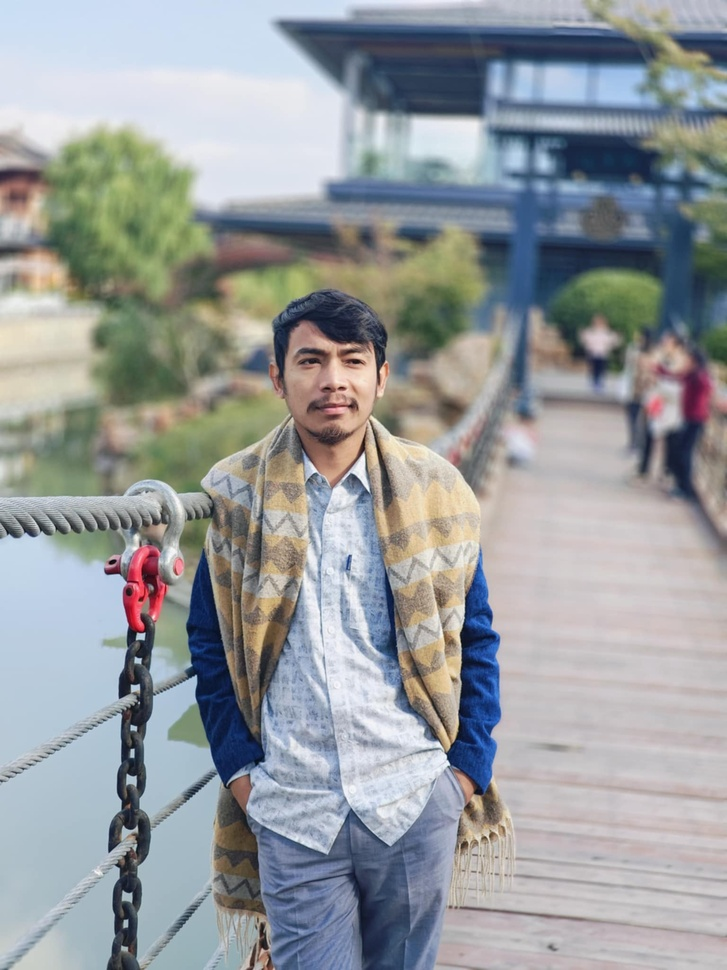
#> input picture binesh.jpg, 727 x 970 px, shrunk from 1536 x 2048 before the run
$ jupyter execute --allow-errors face_detection.ipynb
#> lines starting #> are read from the running program, lines starting #| are printed output that depends on the picture
[cell 1]
import cv2
import matplotlib.pyplot as plt

[cell 2]
# Load the image
img_path = 'binesh.jpg'  # Replace with your image file path
img = cv2.imread(img_path)
#> img is the input picture: shape (970, 727, 3); mean B, G, R 157.7, 155.2, 150.8

# Convert the image from BGR to RGB (OpenCV loads images in BGR by default)
img_rgb = cv2.cvtColor(img, cv2.COLOR_BGR2RGB)
#> `gray = cv2.cvtColor(img, cv2.COLOR_BGR2GRAY)`:
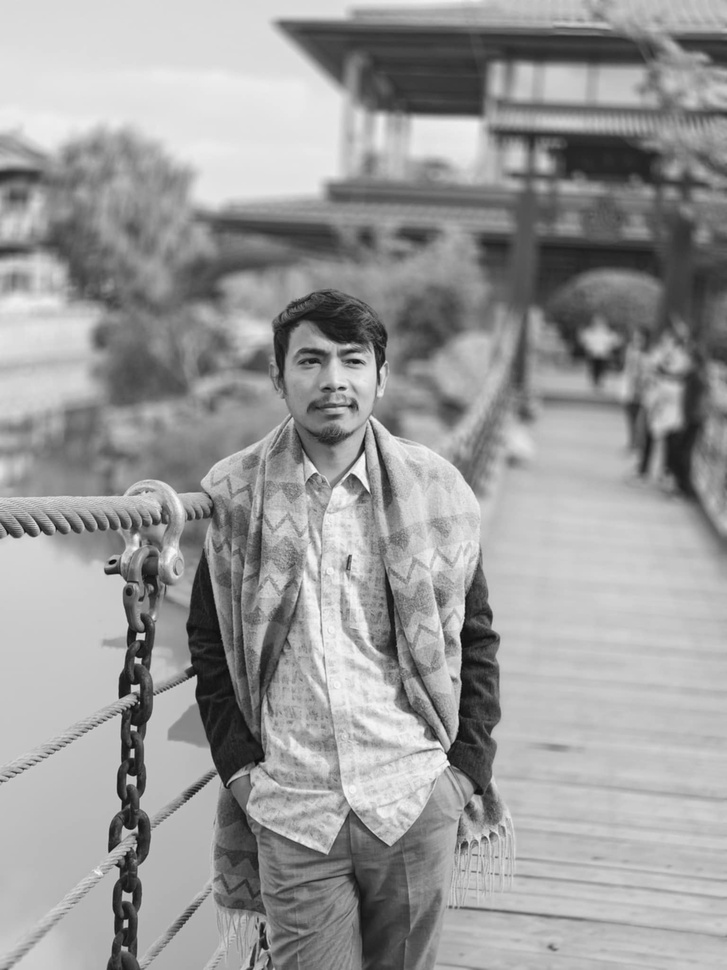
#> gray: shape (970, 727); min 5, max 251, mean 154.2
#> `haar_faces = face_cascade.detectMultiScale(gray, scaleFactor=1.05, min..`: haar_faces = [[585, 324, 27, 27], [256, 512, 35, 35], [318, 490, 53, 53], [376, 409, 80, 80], [277, 318, 111, 111], [241, 648, 182, 182]]

# Display the image
plt.imshow(img_rgb)
plt.axis('off')  # Hide the axis
plt.show()

[cell 3]
import cv2

# Load the Haar Cascade Classifier for face detection
face_cascade = cv2.CascadeClassifier(cv2.data.haarcascades + 'haarcascade_frontalface_default.xml')

[cell 4]
import cv2
import numpy as np
import matplotlib.pyplot as plt

# Load the image
img_path = 'binesh.jpg'  # Replace with your image file path
img = cv2.imread(img_path)

#> (the rest of this cell did not finish here and is left out)

[cell 5]
# Save the output image
output_path = 'output_image_with_faces.jpg'
cv2.imwrite(output_path, cv2.cvtColor(img_rgb, cv2.COLOR_RGB2BGR))  # Convert back to BGR before saving
#> Out = True
